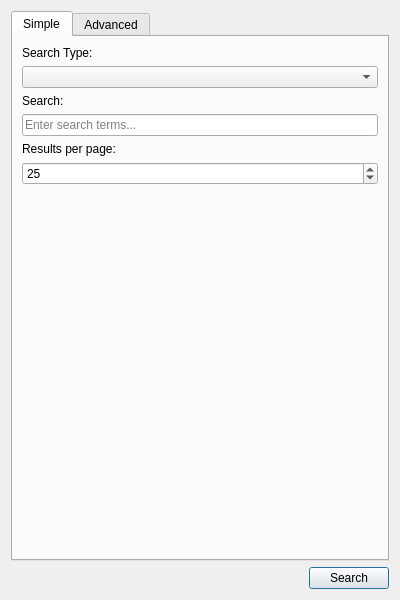
<?xml version="1.0" encoding="UTF-8"?>
<ui version="4.0">
 <class>AdvancedSearchWidget</class>
 <widget class="QWidget" name="AdvancedSearchWidget">
  <property name="geometry">
   <rect>
    <x>0</x>
    <y>0</y>
    <width>400</width>
    <height>600</height>
   </rect>
  </property>
  <property name="windowTitle">
   <string>Advanced Search</string>
  </property>
  <layout class="QVBoxLayout" name="mainLayout">
   <item>
    <widget class="QTabWidget" name="tabWidget">
     <property name="currentIndex">
      <number>0</number>
     </property>
     <widget class="QWidget" name="simpleTab">
      <attribute name="title">
       <string>Simple</string>
      </attribute>
      <layout class="QVBoxLayout" name="simpleLayout">
       <item>
        <widget class="QLabel" name="typeLabel">
         <property name="text">
          <string>Search Type:</string>
         </property>
        </widget>
       </item>
       <item>
        <widget class="QComboBox" name="typeCombo"/>
       </item>
       <item>
        <widget class="QLabel" name="queryLabel">
         <property name="text">
          <string>Search:</string>
         </property>
        </widget>
       </item>
       <item>
        <widget class="QLineEdit" name="queryEdit">
         <property name="placeholderText">
          <string>Enter search terms...</string>
         </property>
        </widget>
       </item>
       <item>
        <widget class="QLabel" name="limitLabel">
         <property name="text">
          <string>Results per page:</string>
         </property>
        </widget>
       </item>
       <item>
        <widget class="QSpinBox" name="limitSpinBox">
         <property name="minimum">
          <number>1</number>
         </property>
         <property name="maximum">
          <number>100</number>
         </property>
         <property name="value">
          <number>25</number>
         </property>
        </widget>
       </item>
       <item>
        <spacer name="simpleVerticalSpacer">
         <property name="orientation">
          <enum>Qt::Vertical</enum>
         </property>
         <property name="sizeHint" stdset="0">
          <size>
           <width>20</width>
           <height>40</height>
          </size>
         </property>
        </spacer>
       </item>
      </layout>
     </widget>
     <widget class="QWidget" name="advancedTab">
      <attribute name="title">
       <string>Advanced</string>
      </attribute>
      <layout class="QVBoxLayout" name="advancedLayout">
       <item>
        <widget class="QScrollArea" name="scrollArea">
         <property name="widgetResizable">
          <bool>true</bool>
         </property>
         <widget class="QWidget" name="scrollAreaWidgetContents">
          <property name="geometry">
           <rect>
            <x>0</x>
            <y>0</y>
            <width>376</width>
            <height>493</height>
           </rect>
          </property>
          <layout class="QVBoxLayout" name="scrollLayout">
           <item>
            <widget class="QLabel" name="advancedLabel">
             <property name="text">
              <string>Advanced search fields will appear here based on the selected entity type.</string>
             </property>
             <property name="wordWrap">
              <bool>true</bool>
             </property>
            </widget>
           </item>
           <item>
            <spacer name="advancedVerticalSpacer">
             <property name="orientation">
              <enum>Qt::Vertical</enum>
             </property>
             <property name="sizeHint" stdset="0">
              <size>
               <width>20</width>
               <height>40</height>
              </size>
             </property>
            </spacer>
           </item>
          </layout>
         </widget>
        </widget>
       </item>
      </layout>
     </widget>
    </widget>
   </item>
   <item>
    <layout class="QHBoxLayout" name="buttonLayout">
     <item>
      <spacer name="buttonSpacer">
       <property name="orientation">
        <enum>Qt::Horizontal</enum>
       </property>
       <property name="sizeHint" stdset="0">
        <size>
         <width>40</width>
         <height>20</height>
        </size>
       </property>
      </spacer>
     </item>
     
     <item>
      <widget class="QPushButton" name="searchButton">
       <property name="text">
        <string>Search</string>
       </property>
       <property name="default">
        <bool>true</bool>
       </property>
      </widget>
     </item>
    </layout>
   </item>
  </layout>
 </widget>
 <resources/>
 <connections/>
</ui>
